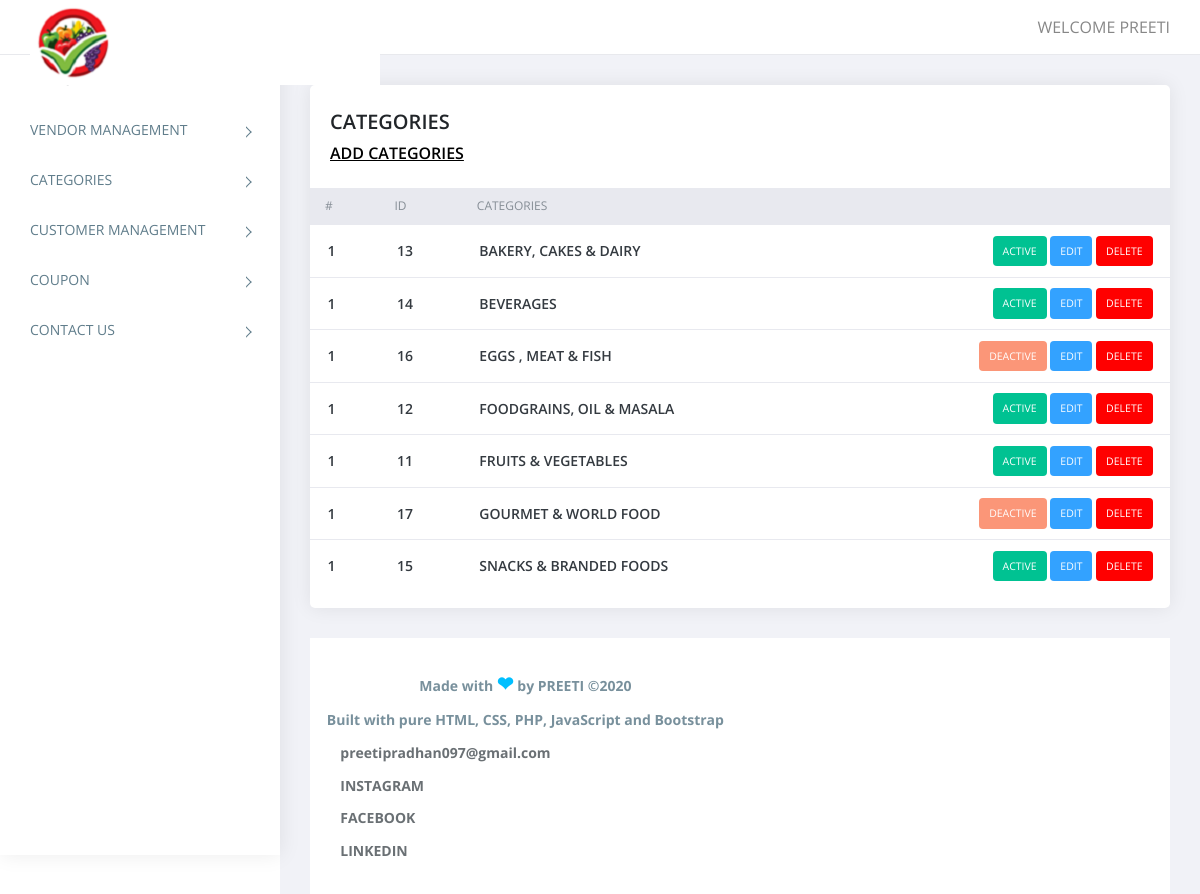
/categories.php (signed in), run on the app's committed database.
### tables this page shows
CREATE TABLE `subcategories` (
  `id` int(11) NOT NULL,
  `categories` varchar(255) NOT NULL,
  `status` tinyint(4) NOT NULL
);

### categories.php (the view, shortened to what this page needs)
<?php
require('top.inc.php');
$sql="select * from subcategories order by categories asc";
$res=mysqli_query($con,$sql);
?>
<div class="content pb-0">
	<div class="orders">
	   <div class="row">
		  <div class="col-xl-12">
			 <div class="card">
				<div class="card-body">
				   <h4 class="box-title">CATEGORIES </h4>
				   <h4 class="box-link"><a href="manage_categories.php">ADD CATEGORIES</a> </h4>
				</div>
				<div class="card-body--">
				   <div class="table-stats order-table ov-h">
					  <table class="table ">
						 <thead>
							<tr>
							   <th class="serial">#</th>
							   <th>ID</th>
							   <th>CATEGORIES</th>
							   <th></th>
							</tr>
						 </thead>
						 <tbody>
							<?php
							$i=1;
							while($row=mysqli_fetch_assoc($res)){?>
							<tr>
							   <td class="serial"><?php echo $i?></td>
							   <td><?php echo $row['id']?></td>
							   <td><?php echo $row['categories']?></td>
							   <td>
								<?php
								if($row['status']==1){
									echo "<span class='badge badge-complete'><a href='?type=status&operation=deactive&id=".$row['id']."'>Active</a></span>&nbsp;";
								}else{
									echo "<span class='badge badge-pending'><a href='?type=status&operation=active&id=".$row['id']."'>Deactive</a></span>&nbsp;";
								}
								echo "<span class='badge badge-edit'><a href='manage_categories.php?id=".$row['id']."'>Edit</a></span>&nbsp;";
								echo "<span class='badge badge-delete'><a href='?type=delete&id=".$row['id']."'>Delete</a></span>";
								?>
							   </td>
							</tr>
							<?php } ?>
						 </tbody>
					  </table>
				   </div>
				</div>
			 </div>
		  </div>
	   </div>
	</div>
</div>
<?php
require('footer.inc.php');
?>

### top.inc.php (shortened to what this page needs)
<!doctype html>
<html class="no-js" lang="">
   <head>
      <link rel="stylesheet" href="assets/css/normalize.css">
      <link rel="stylesheet" href="assets/css/bootstrap.min.css">
      <link rel="stylesheet" href="assets/css/font-awesome.min.css">
      <link rel="stylesheet" href="assets/css/themify-icons.css">
      <link rel="stylesheet" href="assets/css/pe-icon-7-filled.css">
      <link rel="stylesheet" href="assets/css/flag-icon.min.css">
      <link rel="stylesheet" href="assets/css/cs-skin-elastic.css">
      <link rel="stylesheet" href="assets/css/style.css">
   </head>
   <body>
      <aside id="left-panel" class="left-panel">
         <nav class="navbar navbar-expand-sm navbar-default">
            <div id="main-menu" class="main-menu collapse navbar-collapse">
               <ul class="nav navbar-nav">
                  <li class="menu-title">MENU</li>
                  <?php if($_SESSION['ADMIN_ROLE']!=1){?>
				   <li class="menu-item-has-children dropdown">
                     <a href="vendor_management.php" > VENDOR MANAGEMENT </a>
                  </li>
				  <li class="menu-item-has-children dropdown">
                     <a href="categories.php" > CATEGORIES </a>
                  </li>
				  <li class="menu-item-has-children dropdown">
                     <a href="users.php" > CUSTOMER MANAGEMENT </a>
                  </li>
				  <li class="menu-item-has-children dropdown">
                     <a href="coupon_master.php" > COUPON </a>
                  </li>
				  <li class="menu-item-has-children dropdown">
                     <a href="contact_us.php" > CONTACT US</a>
                  </li>
				  <?php } ?>
               </ul>
            </div>
         </nav>
      </aside>
      <div id="right-panel" class="right-panel">
         <header id="header" class="header">
            <div class="top-left">
               <div class="navbar-header">
                  <a class="navbar-brand" href="index.php"><img src="images/MyLogo.png" alt="Logo"></a>
                  <a id="menuToggle" class="menutoggle"><i class="fa fa-bars"></i></a>
               </div>
            </div>
            <div class="top-right">
               <div class="header-menu">
                  <div class="user-area dropdown float-right">
                     <a href="#" class="dropdown-toggle active" data-toggle="dropdown" aria-haspopup="true" aria-expanded="false">WELCOME <?php echo $_SESSION['ADMIN_USERNAME']?></a>
                  </div>
               </div>
            </div>
         </header>

### footer.inc.php (shortened to what this page needs)
         <footer class="site-footer">
            <div class="footer-inner bg-white">
               <div class="row">
                  <div class="col-sm-6">
                <center>  <h5><b>Made with <span style="font-size: 20px ;color: #00BFFF;" >&#10084;</span> by PREETI &copy;<?php echo date('Y')?></b></h5></center>
				<p><center>  <h5><b>Built with pure HTML, CSS, PHP, JavaScript and Bootstrap</b></h5></center></p>
				  <p></p><h5><b><a href="mailto:preetipradhan097@gmail.com"><i class="fa fa-envelope-open"></i> preetipradhan097@gmail.com</a></b></h5>
				  <p></p><h5><b><a href="https://www.instagram.com/_preeti_pradhan_?r=nametag" target="_blank"><i class="fa fa-instagram"></i> INSTAGRAM</a></b></h5>
			      <p></p><h5><b><a href="https://www.facebook.com/preeti.pradhan.16752" target="_blank"><i class="fa fa-facebook"></i> FACEBOOK</a></b></h5>
				  <p></p><h5><b><a href="https://www.linkedin.com/in/preeti-93b72a1b5" target="_blank"><i class="fa fa-linkedin-square"></i> LINKEDIN</a></b></h5>
                  </div>
               </div>
            </div>
         </footer>
</div>
</body>
</html>

### data on the page
subcategories: id "13", categories "BAKERY, CAKES & DAIRY"
subcategories: id "14", categories "BEVERAGES"
subcategories: id "16", categories "EGGS , MEAT & FISH"
subcategories: id "12", categories "FOODGRAINS, OIL & MASALA"
subcategories: id "11", categories "FRUITS & VEGETABLES"
subcategories: id "17", categories "GOURMET & WORLD FOOD"
subcategories: id "15", categories "SNACKS & BRANDED FOODS"

### other printed values
$_SESSION['ADMIN_USERNAME'] "PREETI"
